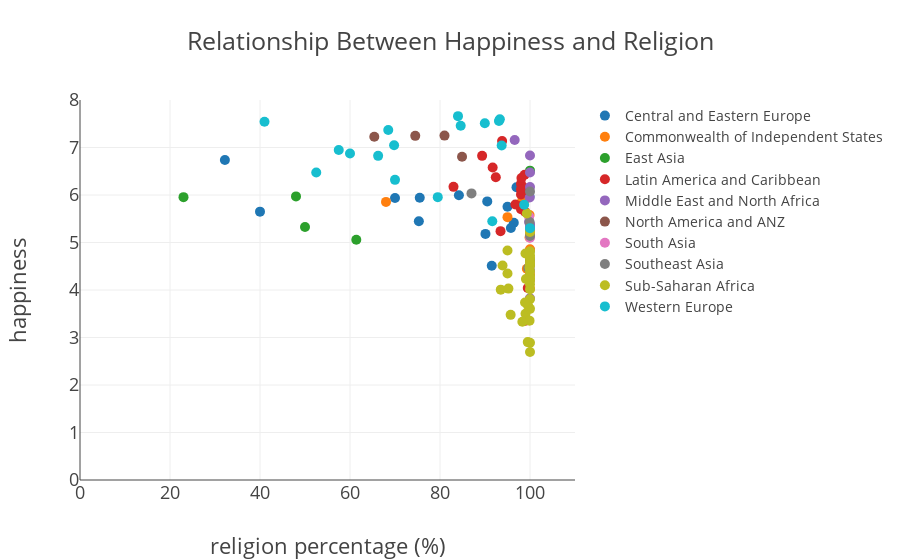

Notebook source saved alongside this figure:
### Code cell
trace = [go.Scatter(y=df_religion[a + '_happiness'], x=df_religion[a + '_religion_pct'],
                     text=df_religion[a + '_country'], mode='markers', marker=dict(size=10),
                     name=a) for a in region_list]
data = trace
layout = go.Layout(title='Relationship Between Happiness and Religion', 
                    font=dict(size=18),
                    yaxis=dict(title='happiness', range=[0, 8]),
                    xaxis=dict(title='religion percentage (%)', range=[0, 110]), 
                    legend=dict(font=dict(size=14)))
fig = go.Figure(data=data, layout=layout)
offline.iplot(fig)

### Figure 1 — Plotly figure (JSON) as saved in the notebook; plotly's stock layout.template omitted (floating-point values rounded to 4 significant figures; data arrays with more than 128 entries replaced by an {"elided": "..."} marker saying what was removed)
{"data": [{"marker": {"size": 10}, "mode": "markers", "name": "Central and Eastern Europe", "text": {"elided": "142 str values"}, "type": "scatter", "uid": "44c2549e-92b1-11e8-b7b3-60030899ee42", "x": {"elided": "142 float values"}, "y": {"elided": "142 float values"}}, {"marker": {"size": 10}, "mode": "markers", "name": "Commonwealth of Independent States", "text": {"elided": "142 str values"}, "type": "scatter", "uid": "44c25868-92b1-11e8-9bfa-60030899ee42", "x": {"elided": "142 float values"}, "y": {"elided": "142 float values"}}, {"marker": {"size": 10}, "mode": "markers", "name": "East Asia", "text": {"elided": "142 str values"}, "type": "scatter", "uid": "44c25b58-92b1-11e8-a734-60030899ee42", "x": {"elided": "142 float values"}, "y": {"elided": "142 float values"}}, {"marker": {"size": 10}, "mode": "markers", "name": "Latin America and Caribbean", "text": {"elided": "142 str values"}, "type": "scatter", "uid": "44c25e1c-92b1-11e8-8c8a-60030899ee42", "x": {"elided": "142 float values"}, "y": {"elided": "142 float values"}}, {"marker": {"size": 10}, "mode": "markers", "name": "Middle East and North Africa", "text": {"elided": "142 str values"}, "type": "scatter", "uid": "44c260d8-92b1-11e8-9e92-60030899ee42", "x": {"elided": "142 float values"}, "y": {"elided": "142 float values"}}, {"marker": {"size": 10}, "mode": "markers", "name": "North America and ANZ", "text": {"elided": "142 str values"}, "type": "scatter", "uid": "44c2638a-92b1-11e8-9876-60030899ee42", "x": {"elided": "142 float values"}, "y": {"elided": "142 float values"}}, {"marker": {"size": 10}, "mode": "markers", "name": "South Asia", "text": {"elided": "142 str values"}, "type": "scatter", "uid": "44c26634-92b1-11e8-a503-60030899ee42", "x": {"elided": "142 float values"}, "y": {"elided": "142 float values"}}, {"marker": {"size": 10}, "mode": "markers", "name": "Southeast Asia", "text": {"elided": "142 str values"}, "type": "scatter", "uid": "44c268da-92b1-11e8-9edb-60030899ee42", "x": {"elided": "142 float values"}, "y": {"elided": "142 float values"}}, {"marker": {"size": 10}, "mode": "markers", "name": "Sub-Saharan Africa", "text": {"elided": "142 str values"}, "type": "scatter", "uid": "44c26b82-92b1-11e8-b04f-60030899ee42", "x": {"elided": "142 float values"}, "y": {"elided": "142 float values"}}, {"marker": {"size": 10}, "mode": "markers", "name": "Western Europe", "text": {"elided": "142 str values"}, "type": "scatter", "uid": "44c26e1e-92b1-11e8-9aa4-60030899ee42", "x": {"elided": "142 float values"}, "y": {"elided": "142 float values"}}], "layout": {"font": {"size": 18}, "legend": {"font": {"size": 14}}, "title": "Relationship Between Happiness and Religion", "xaxis": {"range": [0, 110], "title": "religion percentage (%)"}, "yaxis": {"range": [0, 8], "title": "happiness"}}}
